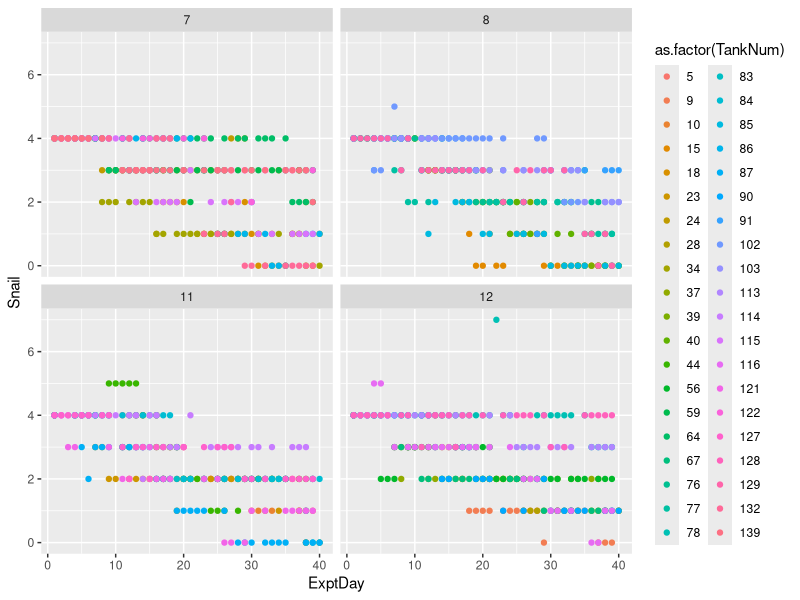

Generate this figure with R:
library(tidyverse)
library(survival)
library(survminer)
library(lme4)

snail <- read.csv("snail_survival.csv")

snail <- snail %>% filter(!is.na(Snail))

## snail survival


ggplot(data = snail, aes(ExptDay, Snail)) + geom_point(aes(color=as.factor(TankNum))) + facet_wrap(~treatment)


snail <- snail %>% mutate(proportion = snail$Snail/4)

## for first pass convert any that were greater than 4 to 4

for(i in 1:nrow(snail)){
  if (snail$proportion[i] > 1) {
    snail$proportion[i] <- 1
  }
}

snail$treatment <- as.character(snail$treatment)

snail$expt2 <- snail$ExptDay/39
mod <- glmer(data = snail, proportion ~ ExptDay+treatment+(1|TankNum), family = "binomial")


##snail growth
